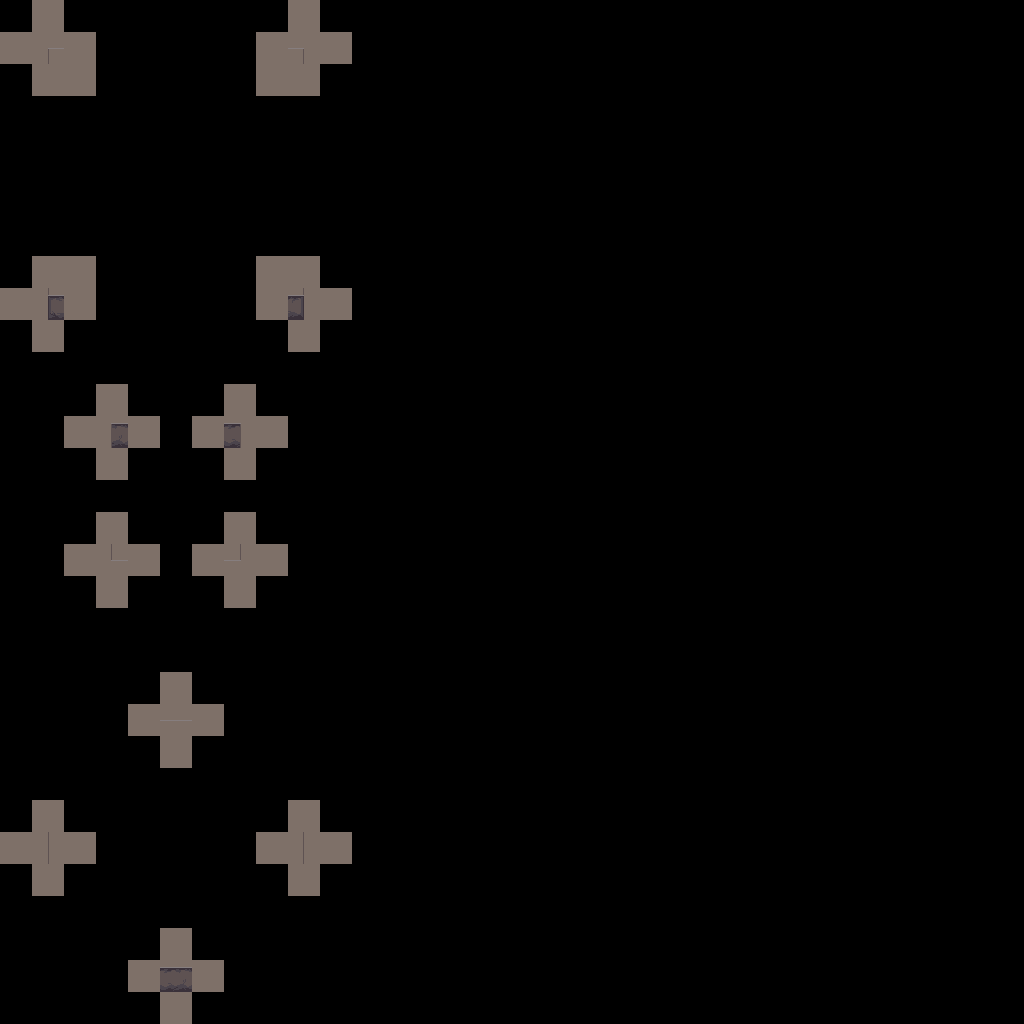

Below is a game level as drawn by its tile map, then a one-line description and the .tmx that defines it (tile-layer data replaced by summaries):
An orthogonal 32x32 tile map with 32x32 px tiles, 5 tile layers (regions_input, inputnot_ground, input_ground, regions_output, ...).

<map version="1.4" tiledversion="1.4.2" orientation="orthogonal" renderorder="right-down" width="32" height="32" tilewidth="32" tileheight="32" infinite="0" nextlayerid="8" nextobjectid="1">
 <properties>
  <property name="DeleteTiles" type="bool" value="true" />
  <property name="NoOverlappingRules" type="bool" value="false" />
  <property name="OverflowBorder" type="bool" value="true" />
 </properties>
 <tileset firstgid="1" source="../walls.tsx" />
 <layer id="1" name="regions_input" width="32" height="32" opacity="0.24">
  <data>[1024 cells, 64 non-empty, 1 distinct tile ids]</data>
 </layer>
 <layer id="5" name="inputnot_ground" width="32" height="32">
  <data>[1024 cells, 48 non-empty, 1 distinct tile ids]</data>
 </layer>
 <layer id="4" name="input_ground" width="32" height="32">
  <data>[1024 cells, 16 non-empty, 1 distinct tile ids]</data>
 </layer>
 <layer id="2" name="regions_output" width="32" height="32" opacity="0.47">
  <data>[1024 cells, 12 non-empty, 1 distinct tile ids]</data>
 </layer>
 <layer id="3" name="output_edges" width="32" height="32">
  <data>[1024 cells, 12 non-empty, 12 distinct tile ids]</data>
 </layer>
</map>
